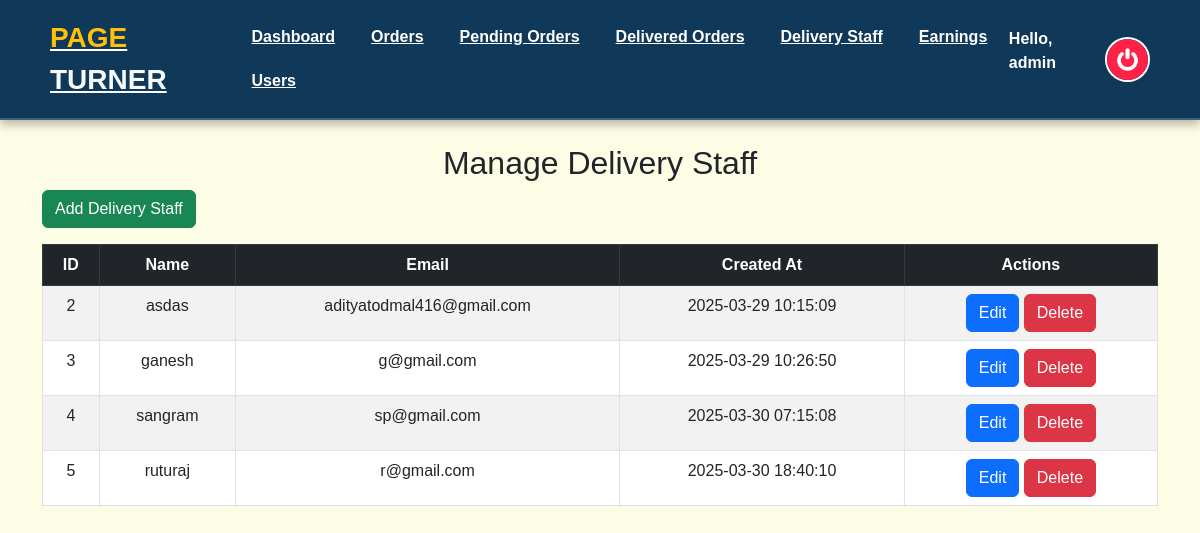
/manage_delivery_staff.php (signed in), run on the app's committed database.
### tables this page shows
CREATE TABLE `delivery_staff` (
  `id` int(11) NOT NULL,
  `name` varchar(255) NOT NULL,
  `email` varchar(255) NOT NULL,
  `phone` varchar(15) NOT NULL,
  `password` varchar(255) NOT NULL,
  `status` enum('Active','Inactive') DEFAULT 'Active',
  `created_at` timestamp NOT NULL DEFAULT current_timestamp(),
  `state` varchar(255) NOT NULL DEFAULT 'Maharashtra',
  `district` varchar(255) NOT NULL,
  `taluka` text DEFAULT NULL
);

### manage_delivery_staff.php (the view, shortened to what this page needs)
<?php
include 'config.php';
$result = mysqli_query($conn, "SELECT * FROM delivery_staff");
?>
<!DOCTYPE html>
<html lang="en">
<head>
    <link rel="stylesheet" href="https://cdn.jsdelivr.net/npm/bootstrap@5.3.0/dist/css/bootstrap.min.css">
</head>
<body style="background-color:#fdfce5">
<?php include 'admin_header.php'; ?>
<div class="container mt-4">
    <h2 class="text-center">Manage Delivery Staff</h2>
    <button class="btn btn-success mb-3" data-bs-toggle="modal" data-bs-target="#addStaffModal">Add Delivery Staff</button>
    <table class="table table-bordered table-striped text-center">
        <thead class="table-dark">
            <tr>
                <th>ID</th>
                <th>Name</th>
                <th>Email</th>
                <th>Created At</th>
                <th>Actions</th>
            </tr>
        </thead>
        <tbody>
            <?php while ($row = mysqli_fetch_assoc($result)) { ?>
                <tr>
                    <td><?= $row['id']; ?></td>
                    <td><?= $row['name']; ?></td>
                    <td><?= $row['email']; ?></td>
                    <td><?= $row['created_at']; ?></td>
                    <td>
                        <button class="btn btn-primary"
                            onclick="editStaff(<?= $row['id']; ?>, '<?= $row['name']; ?>', '<?= $row['email']; ?>')"
                            data-bs-toggle="modal" data-bs-target="#editStaffModal">Edit</button>
                        <a href="manage_delivery_staff.php?delete=<?= $row['id']; ?>" class="btn btn-danger"
                           onclick="return confirm('Are you sure?');">Delete</a>
                    </td>
                </tr>
            <?php } ?>
        </tbody>
    </table>
</div>
</body>
</html>

### admin_header.php (style rules this page uses)
* { text-decoration: none; margin: 0; padding: 0; box-sizing: border-box; font-family: 'Poppins', sans-serif; }

### data on the page
delivery_staff: id "2", name "asdas", email "adityatodmal416@gmail.com", created_at "2025-03-29 10:15:09"
delivery_staff: id "3", name "ganesh", email "g@gmail.com", created_at "2025-03-29 10:26:50"
delivery_staff: id "4", name "sangram", email "sp@gmail.com", created_at "2025-03-30 07:15:08"
delivery_staff: id "5", name "ruturaj", email "r@gmail.com", created_at "2025-03-30 18:40:10"

### other printed values
$_SESSION['admin_name'] "admin"
